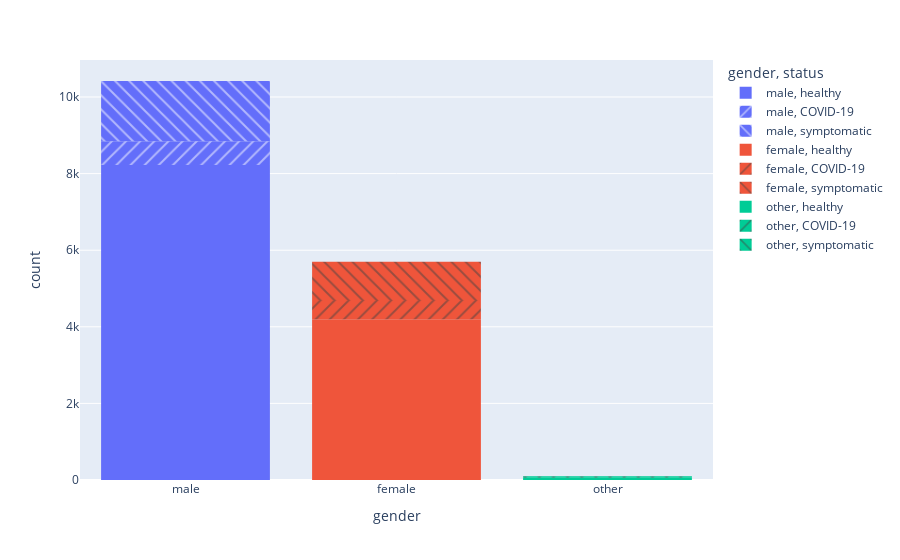

The notebook cell this image was saved under:
### Code cell
gender_fig=px.histogram(df, x='gender', color='gender', pattern_shape='status')
gender_fig.show()

### Figure 1 — Plotly figure (JSON) as saved in the notebook; plotly's stock layout.template omitted (floating-point values rounded to 4 significant figures; data arrays with more than 128 entries replaced by an {"elided": "..."} marker saying what was removed)
{"data": [{"alignmentgroup": "True", "bingroup": "x", "hovertemplate": "gender=%{x}<br>status=healthy<br>count=%{y}<extra></extra>", "legendgroup": "male, healthy", "marker": {"color": "#636efa", "pattern": {"shape": ""}}, "name": "male, healthy", "offsetgroup": "male, healthy", "orientation": "v", "showlegend": true, "type": "histogram", "x": {"elided": "8222 str values"}, "xaxis": "x", "yaxis": "y"}, {"alignmentgroup": "True", "bingroup": "x", "hovertemplate": "gender=%{x}<br>status=COVID-19<br>count=%{y}<extra></extra>", "legendgroup": "male, COVID-19", "marker": {"color": "#636efa", "pattern": {"shape": "/"}}, "name": "male, COVID-19", "offsetgroup": "male, COVID-19", "orientation": "v", "showlegend": true, "type": "histogram", "x": {"elided": "621 str values"}, "xaxis": "x", "yaxis": "y"}, {"alignmentgroup": "True", "bingroup": "x", "hovertemplate": "gender=%{x}<br>status=symptomatic<br>count=%{y}<extra></extra>", "legendgroup": "male, symptomatic", "marker": {"color": "#636efa", "pattern": {"shape": "\\"}}, "name": "male, symptomatic", "offsetgroup": "male, symptomatic", "orientation": "v", "showlegend": true, "type": "histogram", "x": {"elided": "1575 str values"}, "xaxis": "x", "yaxis": "y"}, {"alignmentgroup": "True", "bingroup": "x", "hovertemplate": "gender=%{x}<br>status=healthy<br>count=%{y}<extra></extra>", "legendgroup": "female, healthy", "marker": {"color": "#EF553B", "pattern": {"shape": ""}}, "name": "female, healthy", "offsetgroup": "female, healthy", "orientation": "v", "showlegend": true, "type": "histogram", "x": {"elided": "4196 str values"}, "xaxis": "x", "yaxis": "y"}, {"alignmentgroup": "True", "bingroup": "x", "hovertemplate": "gender=%{x}<br>status=COVID-19<br>count=%{y}<extra></extra>", "legendgroup": "female, COVID-19", "marker": {"color": "#EF553B", "pattern": {"shape": "/"}}, "name": "female, COVID-19", "offsetgroup": "female, COVID-19", "orientation": "v", "showlegend": true, "type": "histogram", "x": {"elided": "502 str values"}, "xaxis": "x", "yaxis": "y"}, {"alignmentgroup": "True", "bingroup": "x", "hovertemplate": "gender=%{x}<br>status=symptomatic<br>count=%{y}<extra></extra>", "legendgroup": "female, symptomatic", "marker": {"color": "#EF553B", "pattern": {"shape": "\\"}}, "name": "female, symptomatic", "offsetgroup": "female, symptomatic", "orientation": "v", "showlegend": true, "type": "histogram", "x": {"elided": "1002 str values"}, "xaxis": "x", "yaxis": "y"}, {"alignmentgroup": "True", "bingroup": "x", "hovertemplate": "gender=%{x}<br>status=healthy<br>count=%{y}<extra></extra>", "legendgroup": "other, healthy", "marker": {"color": "#00cc96", "pattern": {"shape": ""}}, "name": "other, healthy", "offsetgroup": "other, healthy", "orientation": "v", "showlegend": true, "type": "histogram", "x": ["other", "other", "other", "other", "other", "other", "other", "other", "other", "other", "other", "other", "other", "other", "other", "other", "other", "other", "other", "other", "other", "other", "other", "other", "other", "other", "other", "other", "other", "other", "other", "other", "other", "other", "other", "other", "other", "other", "other", "other", "other", "other", "other", "other", "other", "other", "other", "other", "other", "other", "other", "other", "other", "other", "other", "other", "other", "other", "other", "other", "other"], "xaxis": "x", "yaxis": "y"}, {"alignmentgroup": "True", "bingroup": "x", "hovertemplate": "gender=%{x}<br>status=COVID-19<br>count=%{y}<extra></extra>", "legendgroup": "other, COVID-19", "marker": {"color": "#00cc96", "pattern": {"shape": "/"}}, "name": "other, COVID-19", "offsetgroup": "other, COVID-19", "orientation": "v", "showlegend": true, "type": "histogram", "x": ["other", "other", "other", "other", "other", "other", "other", "other", "other", "other", "other", "other", "other", "other", "other", "other", "other", "other", "other", "other", "other", "other", "other", "other", "other", "other", "other", "other", "other", "other", "other", "other"], "xaxis": "x", "yaxis": "y"}, {"alignmentgroup": "True", "bingroup": "x", "hovertemplate": "gender=%{x}<br>status=symptomatic<br>count=%{y}<extra></extra>", "legendgroup": "other, symptomatic", "marker": {"color": "#00cc96", "pattern": {"shape": "\\"}}, "name": "other, symptomatic", "offsetgroup": "other, symptomatic", "orientation": "v", "showlegend": true, "type": "histogram", "x": ["other", "other", "other", "other", "other", "other", "other", "other", "other", "other", "other", "other", "other"], "xaxis": "x", "yaxis": "y"}], "layout": {"barmode": "relative", "legend": {"title": {"text": "gender, status"}, "tracegroupgap": 0}, "margin": {"t": 60}, "xaxis": {"anchor": "y", "categoryarray": ["male", "female", "other"], "categoryorder": "array", "domain": [0, 1], "title": {"text": "gender"}}, "yaxis": {"anchor": "x", "domain": [0, 1], "title": {"text": "count"}}}}
